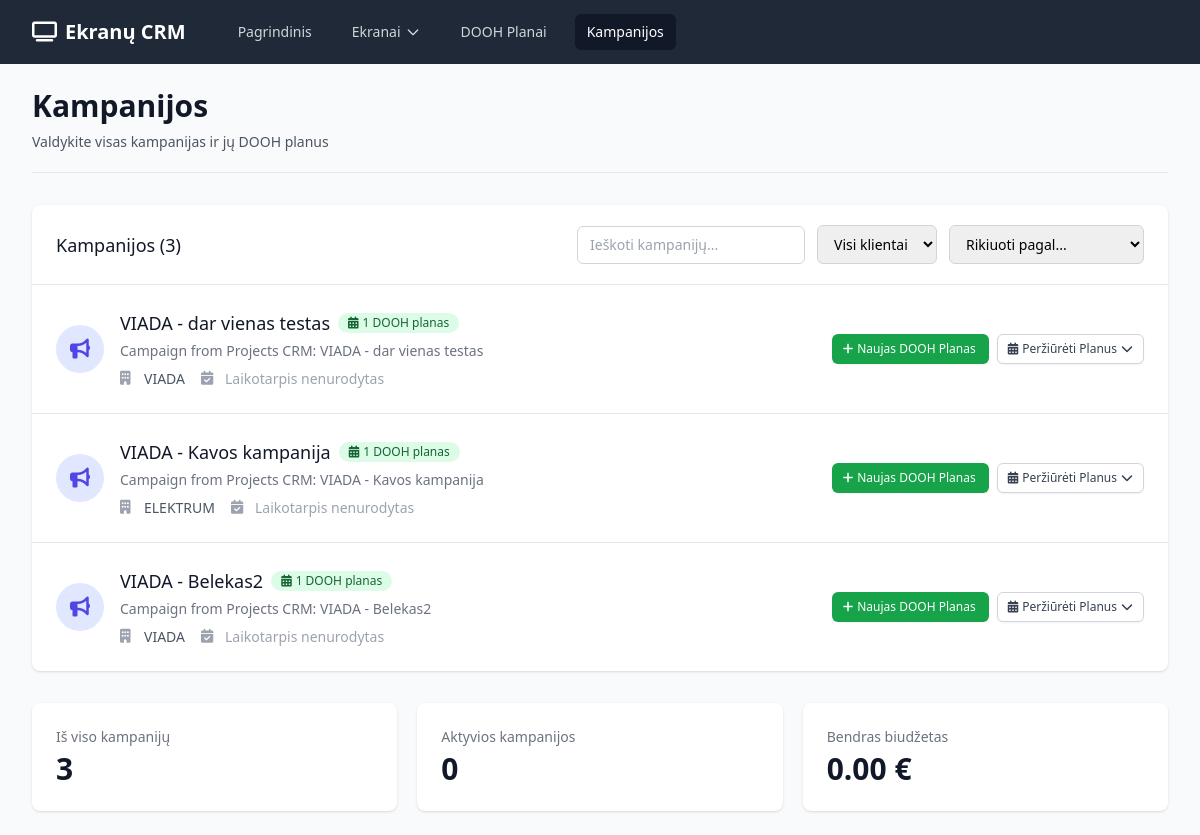
Page /campaigns on the committed database.
### app.py (models this page shows)
class Campaign(db.Model):
    id = db.Column(db.Integer, primary_key=True)
    client_id = db.Column(db.Integer, db.ForeignKey('client.id'), nullable=False)
    name = db.Column(db.String(100), nullable=False)
    description = db.Column(db.Text)
    start_date = db.Column(db.Date)
    end_date = db.Column(db.Date)
    budget = db.Column(db.Float)
    created_at = db.Column(db.DateTime, default=datetime.utcnow)
    dooh_plans = db.relationship('DOOHPlan', backref='campaign', lazy=True, cascade='all, delete-orphan')

class Client(db.Model):
    id = db.Column(db.Integer, primary_key=True)
    name = db.Column(db.String(100), nullable=False)
    email = db.Column(db.String(100))
    phone = db.Column(db.String(20))
    contact_person = db.Column(db.String(100))
    company = db.Column(db.String(100))
    created_at = db.Column(db.DateTime, default=datetime.utcnow)
    campaigns = db.relationship('Campaign', backref='client', lazy=True, cascade='all, delete-orphan')

### app.py (the view)
@app.route('/campaigns')
def campaigns():
    campaigns = Campaign.query.all()
    return render_template('campaigns.html', campaigns=campaigns)

### templates/campaigns.html (shortened to what this page needs)
{% extends "base.html" %}
{% block content %}
<div class="pb-5 border-b border-gray-200 mb-8">
    <div class="flex justify-between items-center">
        <div>
            <h1 class="text-3xl font-bold text-gray-900">Kampanijos</h1>
            <p class="mt-2 text-sm text-gray-600">Valdykite visas kampanijas ir jų DOOH planus</p>
        </div>
    </div>
</div>
{% if campaigns %}
<div class="bg-white shadow overflow-hidden sm:rounded-lg mb-8">
    <div class="px-4 py-5 sm:px-6">
        <div class="flex justify-between items-center">
            <h3 class="text-lg leading-6 font-medium text-gray-900">Kampanijos ({{ campaigns|length }})</h3>
            <div class="flex items-center space-x-3">
                <input type="text" id="campaignFilter" placeholder="Ieškoti kampanijų..."
                       class="px-3 py-2 border border-gray-300 rounded-md text-sm focus:outline-none focus:ring-indigo-500 focus:border-indigo-500">
                <select id="filterClient" class="px-3 py-2 border border-gray-300 rounded-md text-sm focus:outline-none focus:ring-indigo-500 focus:border-indigo-500">
                    <option value="">Visi klientai</option>
                    {% set clients = [] %}
                    {% for campaign in campaigns %}
                        {% if campaign.client.name not in clients %}
                            {% set _ = clients.append(campaign.client.name) %}
                        {% endif %}
                    {% endfor %}
                </select>
                <select id="sortBy" class="px-3 py-2 border border-gray-300 rounded-md text-sm focus:outline-none focus:ring-indigo-500 focus:border-indigo-500">
                    <option value="">Rikiuoti pagal...</option>
                </select>
            </div>
        </div>
    </div>
    <div class="border-t border-gray-200">
        <ul class="divide-y divide-gray-200" id="campaignsList">
            {% for campaign in campaigns %}
            <li class="campaign-item hover:bg-gray-50" data-client="{{ campaign.client.name }}">
                <div class="px-4 py-6 sm:px-6">
                    <div class="flex items-center justify-between">
                        <div class="flex items-center">
                            <div class="flex-shrink-0">
                                <div class="h-12 w-12 rounded-full bg-indigo-100 flex items-center justify-center">
                                    <i class="fas fa-bullhorn text-indigo-600 text-xl"></i>
                                </div>
                            </div>
                            <div class="ml-4">
                                <div class="flex items-center">
                                    <p class="text-lg font-medium text-gray-900 campaign-name">{{ campaign.name }}</p>
                                    <div class="ml-2 flex space-x-1">
                                        {% if campaign.dooh_plans|length > 0 %}
                                        <span class="inline-flex items-center px-2.5 py-0.5 rounded-full text-xs font-medium bg-green-100 text-green-800">
                                            <i class="fas fa-calendar-alt mr-1"></i>
                                            {{ campaign.dooh_plans|length }} DOOH {{ 'planas' if campaign.dooh_plans|length == 1 else 'planai' }}
                                        </span>
                                        {% endif %}
                                    </div>
                                </div>
                                {% if campaign.description %}
                                <p class="mt-1 text-sm text-gray-500">{{ campaign.description[:100] }}{% if campaign.description|length > 100 %}...{% endif %}</p>
                                {% endif %}
                                <div class="mt-2 flex items-center space-x-4 text-sm">
                                    <div class="flex items-center text-gray-600">
                                        <i class="fas fa-building w-4 h-4 mr-2 text-gray-400"></i>
                                        <span class="campaign-client">{{ campaign.client.name }}</span>
                                    </div>
                                    <div class="flex items-center text-gray-600">
                                        <i class="fas fa-calendar-check w-4 h-4 mr-2 text-gray-400"></i>
                                        <span>
                                            {% if campaign.start_date and campaign.end_date %}
                                                {{ campaign.start_date.strftime('%Y-%m-%d') }} - {{ campaign.end_date.strftime('%Y-%m-%d') }}
                                            {% elif campaign.start_date %}
                                                Nuo {{ campaign.start_date.strftime('%Y-%m-%d') }}
                                            {% elif campaign.end_date %}
                                                Iki {{ campaign.end_date.strftime('%Y-%m-%d') }}
                                            {% else %}
                                                <span class="text-gray-400">Laikotarpis nenurodytas</span>
                                            {% endif %}
                                        </span>
                                    </div>
                                </div>
                            </div>
                        </div>
                        <div class="flex items-center space-x-2">
                            <a href="{{ url_for('new_dooh_plan') }}?campaign_id={{ campaign.id }}"
                               class="inline-flex items-center px-3 py-1.5 border border-transparent text-xs font-medium rounded-md shadow-sm text-white bg-green-600 hover:bg-green-700 focus:outline-none focus:ring-2 focus:ring-offset-2 focus:ring-green-500">
                                <i class="fas fa-plus -ml-0.5 mr-1"></i>
                                Naujas DOOH Planas
                            </a>
                            {% if campaign.dooh_plans|length > 0 %}
                            <div class="relative inline-block text-left">
                                <button type="button" onclick="toggleDropdown('dropdown-{{ campaign.id }}')"
                                        class="inline-flex items-center px-3 py-1.5 border border-gray-300 shadow-sm text-xs font-medium rounded-md text-gray-700 bg-white hover:bg-gray-50 focus:outline-none focus:ring-2 focus:ring-offset-2 focus:ring-indigo-500">
                                    <i class="fas fa-calendar-alt -ml-0.5 mr-1"></i>
                                    Peržiūrėti Planus
                                    <i class="fas fa-chevron-down ml-1 -mr-0.5"></i>
                                </button>
                            </div>
                            {% endif %}
                        </div>
                    </div>
                </div>
            </li>
            {% endfor %}
        </ul>
    </div>
</div>
<div class="grid grid-cols-1 gap-5 sm:grid-cols-3">
    <div class="bg-white overflow-hidden shadow rounded-lg">
        <div class="px-4 py-5 sm:p-6">
            <dt class="text-sm font-medium text-gray-500 truncate">Iš viso kampanijų</dt>
            <dd class="mt-1 text-3xl font-semibold text-gray-900">{{ campaigns|length }}</dd>
        </div>
    </div>
    <div class="bg-white overflow-hidden shadow rounded-lg">
        <div class="px-4 py-5 sm:p-6">
            <dt class="text-sm font-medium text-gray-500 truncate">Aktyvios kampanijos</dt>
            {% set active_count = campaigns|selectattr('start_date')|selectattr('end_date')|list|length %}
            <dd class="mt-1 text-3xl font-semibold text-gray-900">{{ active_count }}</dd>
        </div>
    </div>
    <div class="bg-white overflow-hidden shadow rounded-lg">
        <div class="px-4 py-5 sm:p-6">
            <dt class="text-sm font-medium text-gray-500 truncate">Bendras biudžetas</dt>
            {% set total_budget = 0 %}
            {% for campaign in campaigns %}
                {% if campaign.budget %}
                    {% set total_budget = total_budget + campaign.budget %}
                {% endif %}
            {% endfor %}
            <dd class="mt-1 text-3xl font-semibold text-gray-900">{{ "%.2f"|format(total_budget) }} €</dd>
        </div>
    </div>
</div>
{% endif %}
{% endblock %}

### rows in the picture
Campaign: name "VIADA - dar vienas testas", dooh_plans|length "1", dooh_plans "planas", description "Campaign from Projects CRM: VIADA - dar vienas testas", client.name "VIADA", shows "Laikotarpis nenurodytas"
Campaign: name "VIADA - Kavos kampanija", dooh_plans|length "1", dooh_plans "planas", description "Campaign from Projects CRM: VIADA - Kavos kampanija", client.name "ELEKTRUM", shows "Laikotarpis nenurodytas"
Campaign: name "VIADA - Belekas2", dooh_plans|length "1", dooh_plans "planas", description "Campaign from Projects CRM: VIADA - Belekas2", client.name "VIADA", shows "Laikotarpis nenurodytas"

### other values in the picture
{{ campaigns|length }} "3"
{{ active_count }} "0"
{{ "%.2f"|format(total_budget) }} "0.00"
